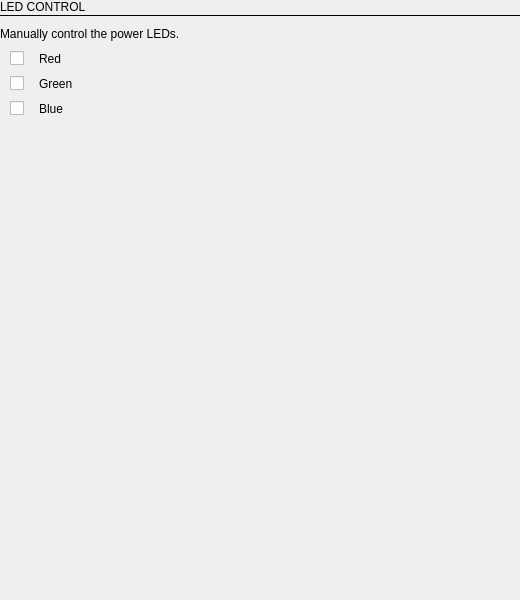
<?xml version="1.0" encoding="UTF-8"?>
<ui version="4.0">
 <class>TweaksSettingsLEDView</class>
 <widget class="QWidget" name="TweaksSettingsLEDView">
  <property name="geometry">
   <rect>
    <x>0</x>
    <y>0</y>
    <width>520</width>
    <height>600</height>
   </rect>
  </property>
  <property name="windowTitle">
   <string>Form</string>
  </property>
  <layout class="QVBoxLayout" name="verticalLayout">
   <property name="spacing">
    <number>0</number>
   </property>
   <property name="margin">
    <number>0</number>
   </property>
   <item>
    <widget class="QLabel" name="label_2">
     <property name="styleSheet">
      <string notr="true">font: 20px &quot;Avenir&quot;;</string>
     </property>
     <property name="text">
      <string>LED CONTROL</string>
     </property>
     <property name="textFormat">
      <enum>Qt::RichText</enum>
     </property>
     <property name="wordWrap">
      <bool>true</bool>
     </property>
    </widget>
   </item>
   <item>
    <widget class="QFrame" name="frame">
     <property name="frameShape">
      <enum>QFrame::HLine</enum>
     </property>
     <property name="frameShadow">
      <enum>QFrame::Plain</enum>
     </property>
    </widget>
   </item>
   <item>
    <widget class="TouchLabel" name="label_3">
     <property name="styleSheet">
      <string notr="true">font: 20px &quot;Avenir&quot;; 
padding-top: 10px; 
padding-bottom: 10;</string>
     </property>
     <property name="text">
      <string>Manually control the power LEDs.</string>
     </property>
     <property name="textFormat">
      <enum>Qt::RichText</enum>
     </property>
     <property name="wordWrap">
      <bool>true</bool>
     </property>
     <property name="indent">
      <number>0</number>
     </property>
    </widget>
   </item>
   <item>
    <layout class="QFormLayout" name="formLayout_2">
     <property name="fieldGrowthPolicy">
      <enum>QFormLayout::AllNonFixedFieldsGrow</enum>
     </property>
     <property name="horizontalSpacing">
      <number>10</number>
     </property>
     <property name="verticalSpacing">
      <number>10</number>
     </property>
     <item row="1" column="1">
      <widget class="TouchCheckBox" name="green">
       <property name="styleSheet">
        <string notr="true">QCheckBox {
    spacing: 15px;
    font: bold 20px &quot;Avenir&quot;;
}

QCheckBox::indicator:unchecked {
    image: url(:/images/widgets/checkbox_off.png);
}
QCheckBox::indicator:checked {
    image: url(:/images/widgets/checkbox_on.png);
}
QCheckBox::indicator:disabled {
    image: url(:/images/widgets/checkbox_disabled.png);
}
</string>
       </property>
       <property name="text">
        <string>Green</string>
       </property>
      </widget>
     </item>
     <item row="0" column="1">
      <widget class="TouchCheckBox" name="red">
       <property name="styleSheet">
        <string notr="true">QCheckBox {
    spacing: 15px;
    font: bold 20px &quot;Avenir&quot;;
}

QCheckBox::indicator:unchecked {
    image: url(:/images/widgets/checkbox_off.png);
}
QCheckBox::indicator:checked {
    image: url(:/images/widgets/checkbox_on.png);
}
QCheckBox::indicator:disabled {
    image: url(:/images/widgets/checkbox_disabled.png);
}
</string>
       </property>
       <property name="text">
        <string>Red</string>
       </property>
      </widget>
     </item>
     <item row="2" column="1">
      <widget class="TouchCheckBox" name="blue">
       <property name="styleSheet">
        <string notr="true">QCheckBox {
    spacing: 15px;
    font: bold 20px &quot;Avenir&quot;;
}

QCheckBox::indicator:unchecked {
    image: url(:/images/widgets/checkbox_off.png);
}
QCheckBox::indicator:checked {
    image: url(:/images/widgets/checkbox_on.png);
}
QCheckBox::indicator:disabled {
    image: url(:/images/widgets/checkbox_disabled.png);
}
</string>
       </property>
       <property name="text">
        <string>Blue</string>
       </property>
      </widget>
     </item>
    </layout>
   </item>
   <item>
    <spacer name="verticalSpacer">
     <property name="orientation">
      <enum>Qt::Vertical</enum>
     </property>
     <property name="sizeHint" stdset="0">
      <size>
       <width>20</width>
       <height>417</height>
      </size>
     </property>
    </spacer>
   </item>
  </layout>
 </widget>
 <customwidgets>
  <customwidget>
   <class>TouchLabel</class>
   <extends>QLabel</extends>
   <header>TouchLabel.h</header>
  </customwidget>
  <customwidget>
   <class>TouchCheckBox</class>
   <extends>QCheckBox</extends>
   <header>TouchCheckBox.h</header>
  </customwidget>
 </customwidgets>
 <resources/>
 <connections/>
</ui>
